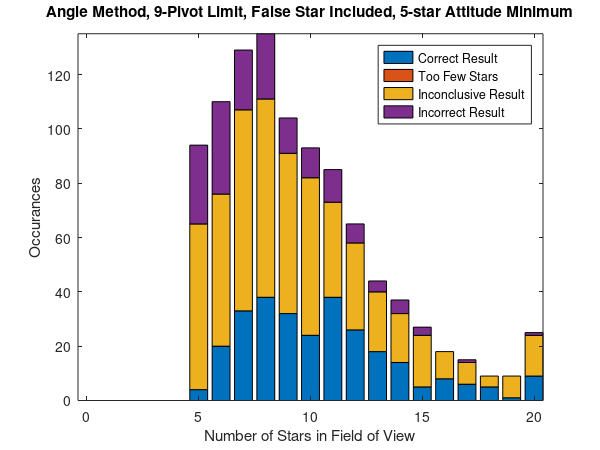
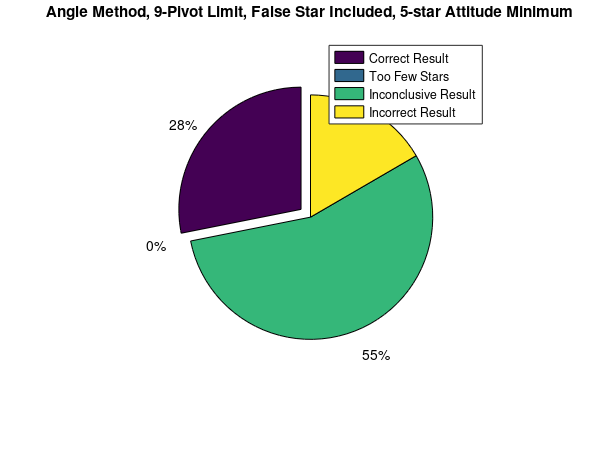
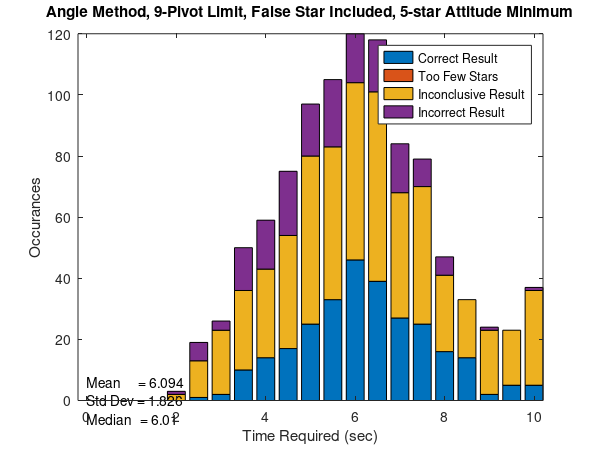
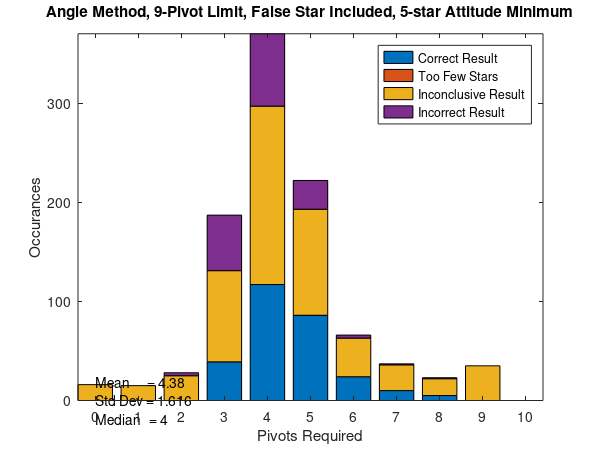

MATLAB code to generate these figures, in order:
% =========================================================================
%
% CompileResults.m
%
% THESIS: FAST STAR PATTERN RECOGNITION USING SPHERICAL TRIANGLES
% Craig L Cole
% 25 February 2005
%
% Creates histograms, pie charts, etc of results.
%
% INPUTS:   Resultsxxxx - Output of RandAttTest.m
%
% OUTPUT:   none
%
% SUBROUTINES REQUIRED: none
%
% =========================================================================

clear all;
% =========================================================================
%
% CompileResults.m
%
% THESIS: FAST STAR PATTERN RECOGNITION USING SPHERICAL TRIANGLES
% Craig L Cole
% 12 June 1005
%
% Compiles output of RandAttTest and constructs graphs of results
%
% INPUTS:   Results*.mat
%
% OUTPUT:   (none)
%
% SUBROUTINES REQUIRED: (none)
%
% =========================================================================

load ResultsAngP9FSMin5.mat

T = 'Angle Method, 9-Pivot Limit, False Star Included, 5-star Attitude Minimum';

% Initialize variables for histograms

nResults = size( Results, 2 );

slim = 20       % Max number of stars to
fail(1:slim+1) = 0;
bad(1:slim+1) = 0;
correct(1:slim+1) = 0;
cant(1:slim+1) = 0;

tlim = 10       % Max number of seconds 
tbins = 20
timeFail(1:tbins+1) = 0;
timeBad(1:tbins+1) = 0;
timeCorrect(1:tbins+1) = 0;
timeCant(1:tbins+1) = 0;

plim = 10       % Max number of pivots
pivotFail(1:plim+1) = 0;
pivotBad(1:plim+1) = 0;
pivotCorrect(1:plim+1) = 0;
pivotCant(1:plim+1) = 0;

% Go through all the results

for i=1:nResults
    nStarsInFOV = size( Results(i).StarsInFOV, 2 );
    
    if nStarsInFOV >= 0
        
        % Histogram for stars in FOV vs. Occurances
        
        if nStarsInFOV > slim
            nStarsInFOV = slim;
        end
        
        fail(nStarsInFOV+1)    = fail(nStarsInFOV+1)    + Results(i).Fail;
        bad(nStarsInFOV+1)     = bad(nStarsInFOV+1)     + Results(i).Bad;
        correct(nStarsInFOV+1) = correct(nStarsInFOV+1) + Results(i).Correct;
        cant(nStarsInFOV+1)    = cant(nStarsInFOV+1)    + Results(i).Cant;
        
        t0 = round( Results(i).time * tbins / tlim ) + 1;
        if t0 > (tbins + 1)
            t0 = tbins + 1;
        end
        
        timeFail(t0)    = timeFail(t0)    + Results(i).Fail;
        timeBad(t0)     = timeBad(t0)     + Results(i).Bad;
        timeCorrect(t0) = timeCorrect(t0) + Results(i).Correct;   
        timeCant(t0)    = timeCant(t0)    + Results(i).Cant; 
        
        p0 = Results(i).nPivots + 1;
        if p0 > plim + 1
            p0 = plim + 1;
        end
        
        pivotFail(p0)    = pivotFail(p0)    + Results(i).Fail;
        pivotBad(p0)     = pivotBad(p0)     + Results(i).Bad;
        pivotCorrect(p0) = pivotCorrect(p0) + Results(i).Correct;   
        pivotCant(p0)    = pivotCant(p0)    + Results(i).Cant;           
        
    end
    
end

figure(1);
bar( 0:slim, [correct; cant; fail; bad]','stacked' );
xlabel('Number of Stars in Field of View');
ylabel('Occurances');
axis tight;
legend( 'Correct Result','Too Few Stars','Inconclusive Result','Incorrect Result' );
title( T );

set( gcf, 'PaperPositionMode', 'manual' );
set( gcf, 'PaperUnits','inches' );
set( gcf, 'PaperPosition',[1.25 3.25 6.0 4.5] );

% Pie chart of overall results

failsum = sum( fail(1:slim+1) );
badsum = sum( bad(1:slim+1) );
correctsum = sum( correct(1:slim+1) );
cantsum = sum( cant(1:slim+1) );    

figure(2);
pie( [ correctsum, cantsum, failsum, badsum ], [ 1 0 0 0 ] );
legend( 'Correct Result','Too Few Stars','Inconclusive Result','Incorrect Result' );
title( T );

set( gcf, 'PaperPositionMode', 'manual' );
set( gcf, 'PaperUnits','inches' );
set( gcf, 'PaperPosition',[1.25 3.25 6.0 4.5] );

% Histogram for CPU time required vs. Occurances

timemean = mean([Results.time])
timestd  = std([Results.time])
timemed  = median([Results.time])

figure(3);
bar( 0:tlim/tbins:tlim, [timeCorrect; timeCant; timeFail; timeBad]','stacked' );
xlabel('Time Required (sec)');
ylabel('Occurances')
axis tight;
legend( 'Correct Result','Too Few Stars','Inconclusive Result','Incorrect Result' );
title( T );

T1 = ['Mean      = ' num2str(timemean,4) 10 ...
      'Std Dev = ' num2str(timestd,4) 10 ...
      'Median   = ' num2str(timemed,4) ];
text(0,0,T1)

set( gcf, 'PaperPositionMode', 'manual' );
set( gcf, 'PaperUnits','inches' );
set( gcf, 'PaperPosition',[1.25 3.25 6.0 4.5] );

text

% Histogram for pivots vs occurances

pivotmean = mean([Results.nPivots])
pivotstd  = std([Results.nPivots])
pivotmed  = median([Results.nPivots])

figure(4);
bar( 0:plim, [pivotCorrect; pivotCant; pivotFail; pivotBad]','stacked' );
xlabel('Pivots Required');
ylabel('Occurances')
axis tight;
legend( 'Correct Result','Too Few Stars','Inconclusive Result','Incorrect Result' )
title( T )

T1 = ['Mean      = ' num2str(pivotmean,4) 10 ...
      'Std Dev = ' num2str(pivotstd,4) 10 ...
      'Median   = ' num2str(pivotmed,4) ];
text(0,0,T1)

set( gcf, 'PaperPositionMode', 'manual' );
set( gcf, 'PaperUnits','inches' );
set( gcf, 'PaperPosition',[1.25 3.25 6.0 4.5] );
